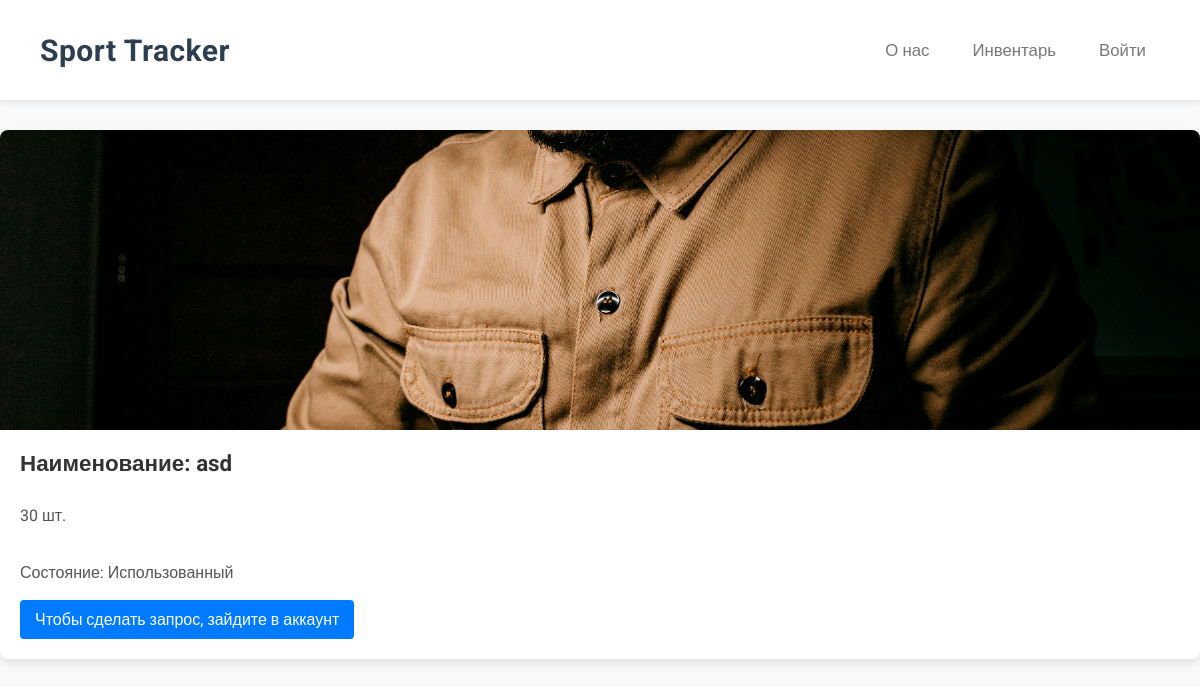
The app's page /user_detail/2/, older data.
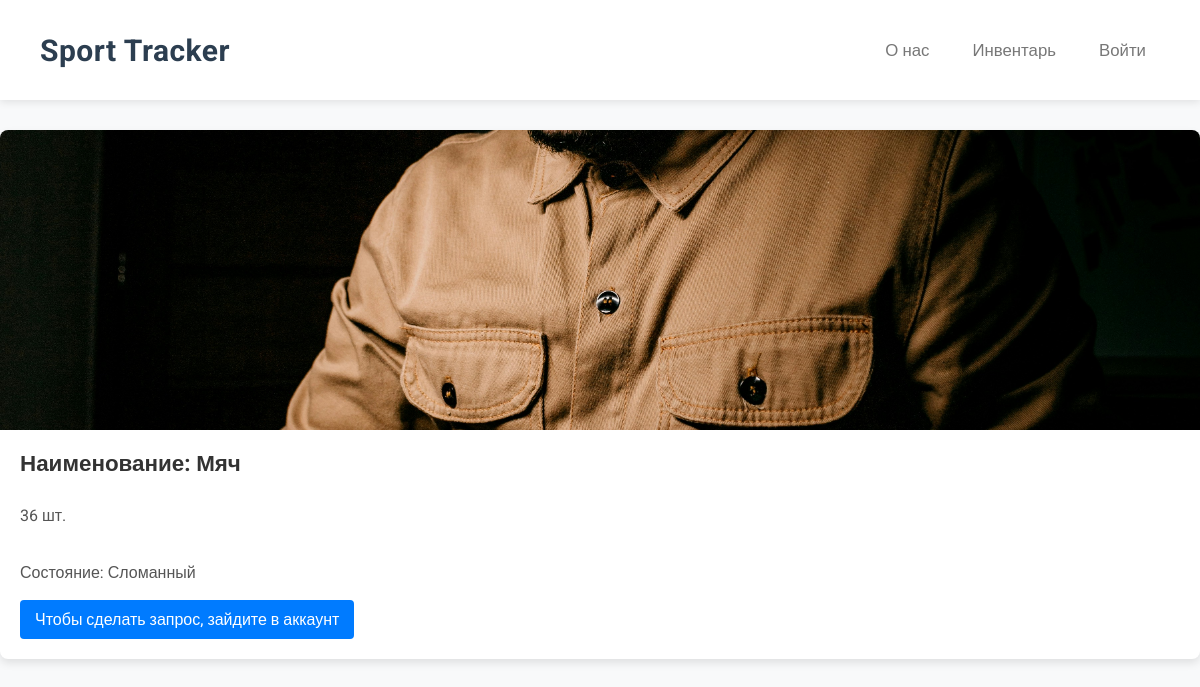
The same page, newer data.
### main/models.py (models this page shows, shortened)
class Votings(models.Model):
    author = models.ForeignKey(User, on_delete=models.CASCADE)
    image = models.ImageField(upload_to=get_image_upload_path, blank=True, null=True)
    name = models.TextField()
    questions_number = models.IntegerField()
    type_of_voting = models.TextField()

### main/views.py (the view)
# urls.py: path('user_detail/<int:user_id>/', user_detail, name='user_detail'),
def user_detail(request, user_id):
    user = get_object_or_404(User, id=user_id)
    categories = Votings.objects.all()
    context = {
        "categories": categories,
        "is_admin": False,
        "is_auth": False,
    }
    if request.user.is_superuser:
        context["is_admin"] = True
    if request.user.is_authenticated:
        context["is_auth"] = True
    data = []
    for category in categories:
        directory = f"main/uploads/votings/admin/{category.id}"
        url_to_header = ""
        if len(os.listdir(directory)) != 0:
            url_to_header = f"/uploads/votings/admin/{category.id}/{os.listdir(directory)[0]}"
        data.append({"category": category, "url_to_header": url_to_header})
    context["data"] = data
    context['user'] = user
    return render(request, 'user_detail.html', context)

### main/templates/user_detail.html (shortened to what this page needs)
{% load static %}
<!DOCTYPE html>
<html lang="en">
<head>
    <link rel="stylesheet" href="{% static 'catalog_cards.css' %}">
    <link rel="stylesheet" href="{% static 'header.css' %}">
</head>
{% include 'header.html' %}
<body>
    <div class="container">
        {% for category in data %}
        <div class="item">
          <div class="wrapper exmpl"><img src="{{category.url_to_header}}" alt="Шапка опроса"></div>
          <div class="card">
            <h3>Наименование: {{category.category.name}}</h3>
            <p>{{category.category.questions_number }} шт.</p>
             {% if category.category.type_of_voting == "one" %}
                <p>Состояние: Новый</p>
              {% elif category.category.type_of_voting == "multi" %}
                <p>Состояние: Использованный</p>
              {% else %}
                <p>Состояние: Сломанный</p>
              {% endif %}
              {% if is_admin %}
                  <a class="card_link" href="{% url 'issue_inventory' user_id=user.id voting_id=category.category.id item_name=category.category.name %}">Выдать пользователю</a>
              {% else %}
                  <a class="card_link">Чтобы сделать запрос, зайдите в аккаунт</a>
              {% endif %}
          </div>
        </div>
        {% endfor %}
    </div>
</body>
</html>

Row changes from the older to the newer data that the page shows:
removed Votings: category.name "asd", category.questions_number "30", type_of_voting "Состояние: Использованный"
added Votings: category.name "Мяч", category.questions_number "36", type_of_voting "Состояние: Сломанный"
